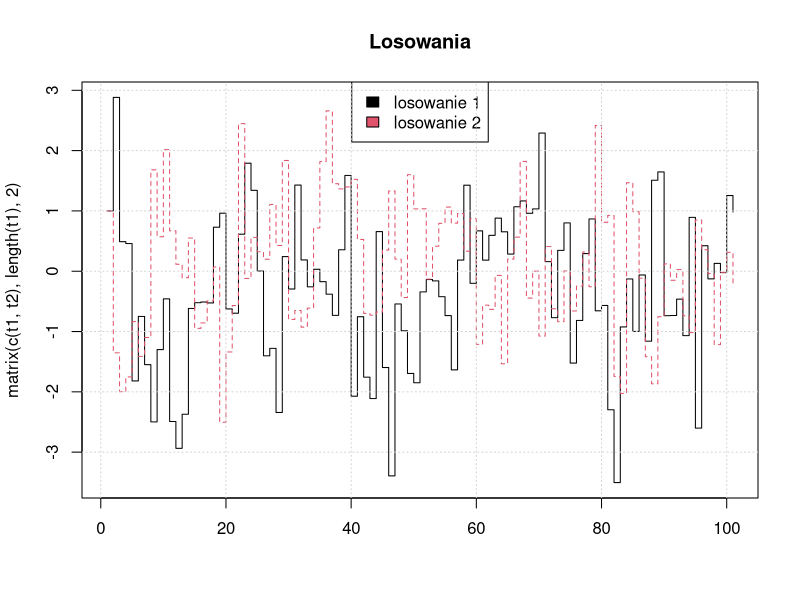

This figure's R source:
# Generowanie następnego kroku
step <- function(X, alpha, v){
  return(alpha*X + rnorm(1, 0, v))
}

# Generowanie ciągu stanów
rmarkov <- function(n, p0, alpha, v){
  traj <- numeric(n+1)
  traj[1] <- p0
  for(i in 2:(n+1)){
    traj[i] <- step(traj[i-1], alpha, v)
  }
  return(traj)
}

# Rysowanie
alpha <- 0.5
v <- 1
t1 <- rmarkov(10^2, 1, alpha, v)
t2 <- rmarkov(10^2, 1, alpha, v)

matplot(matrix(c(t1, t2), length(t1), 2), type="s", main="Losowania")
legend("top", c("losowanie 1", "losowanie 2"), col=seq_len(2), fill=1:2)
grid()

# Rozkład stacjonarny
# plot(density(t1), col="red", main="Rozkład stacjonarny")
# curve(dnorm(x, sd = v/sqrt(1-alpha^2)), add = TRUE, col="blue")
# grid()

# Generowanie rozkładu stacjonarnego
# X <- rnorm(10^3, sd = v/sqrt(1-alpha^2))
# plot(X, type='s')

